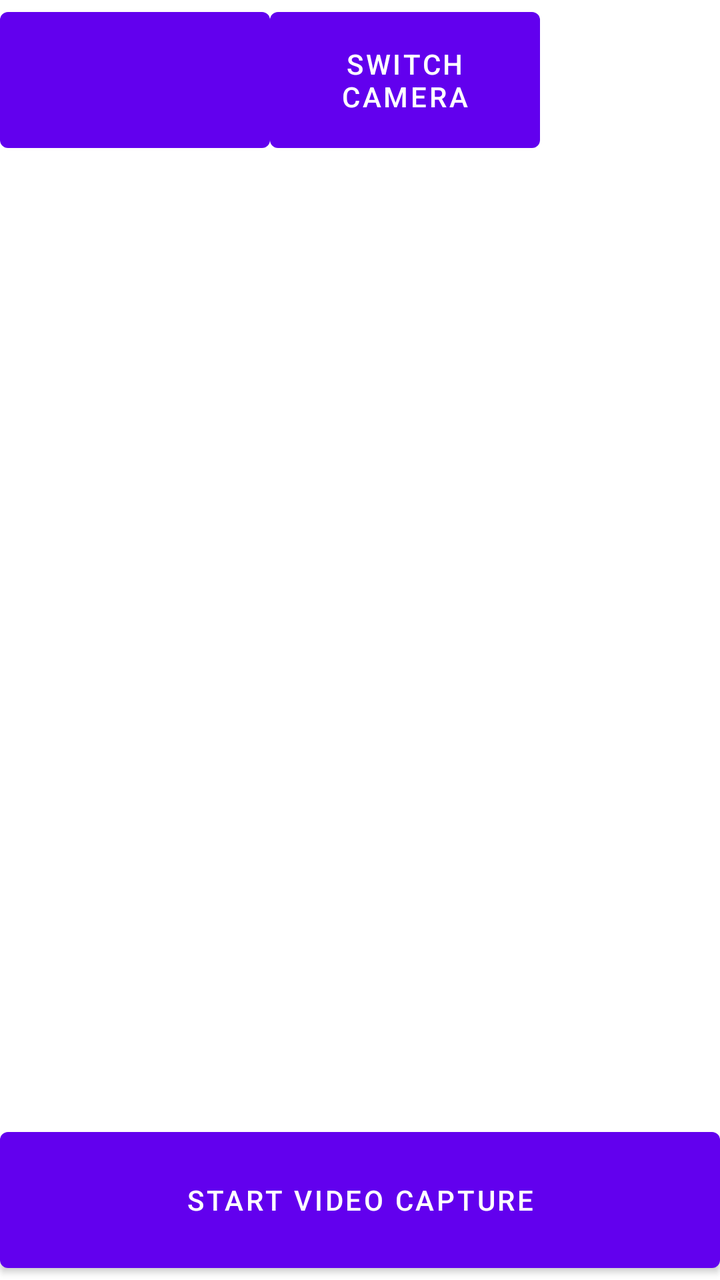
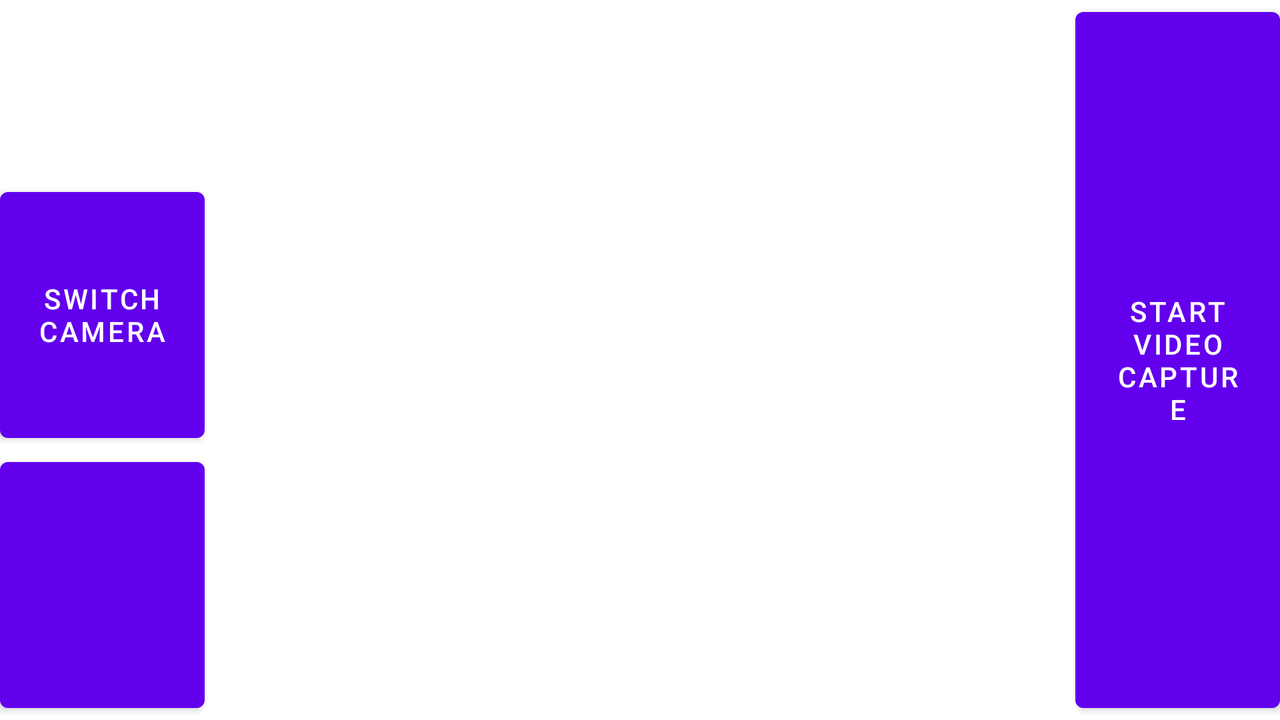

An Android layout and its configuration variant, each rendered on a device that would load it. The default file and the variant file are quoted in full after the pictures.
<!-- AndroidManifest.xml: application theme Theme.InstantDelayedReplay -->
<!-- res/layout/activity_main.xml -->
<?xml version="1.0" encoding="utf-8"?>
<androidx.constraintlayout.widget.ConstraintLayout
    xmlns:android="http://schemas.android.com/apk/res/android"
    xmlns:app="http://schemas.android.com/apk/res-auto"
    xmlns:tools="http://schemas.android.com/tools"
    android:layout_width="match_parent"
    android:layout_height="match_parent"
    tools:context=".MainActivity"
    android:gravity="center"
    android:orientation="horizontal">

    <androidx.camera.view.PreviewView
        android:id="@+id/viewFinder"
        android:layout_width="match_parent"
        android:layout_height="0dp"
        app:layout_constraintBottom_toTopOf="@+id/imageView"
        app:layout_constraintHeight_default="percent"
        app:layout_constraintHeight_percent="0" />

    <ImageView
        android:id="@+id/imageView"
        android:layout_width="match_parent"
        android:layout_height="0dp"
        android:contentDescription="preview"
        app:layout_constraintBottom_toBottomOf="@+id/viewFinder"
        app:layout_constraintHeight_default="percent"
        app:layout_constraintHeight_percent="1"/>

    <Button
        android:id="@+id/video_capture_button"
        android:layout_width="0dp"
        android:layout_height="0dp"
        android:text="@string/start_capture"
        app:layout_constraintBottom_toBottomOf="@+id/imageView"
        app:layout_constraintRight_toRightOf="parent"
        app:layout_constraintWidth_default="percent"
        app:layout_constraintWidth_percent="1"
        app:layout_constraintHeight_default="percent"
        app:layout_constraintHeight_percent="0.125" />

    <TextView
        android:id="@+id/buffer_amount"
        android:layout_width="0dp"
        android:layout_height="0dp"
        app:layout_constraintTop_toTopOf="@+id/imageView"
        app:layout_constraintRight_toRightOf="parent"
        app:layout_constraintWidth_default="percent"
        app:layout_constraintWidth_percent="0.25"
        app:layout_constraintHeight_default="percent"
        app:layout_constraintHeight_percent="0.125"
        android:gravity="center_horizontal|center_vertical" />

    <Button
        android:id="@+id/buffer_size"
        android:layout_width="0dp"
        android:layout_height="0dp"
        app:layout_constraintTop_toTopOf="@+id/imageView"
        app:layout_constraintLeft_toLeftOf="parent"
        app:layout_constraintWidth_default="percent"
        app:layout_constraintWidth_percent="0.375"
        app:layout_constraintHeight_default="percent"
        app:layout_constraintHeight_percent="0.125"
        android:layout_weight="1"
        android:textAlignment="center"
        android:gravity="center_horizontal|center_vertical"/>

    <Button
        android:id="@+id/change_camera"
        android:layout_width="0dp"
        android:layout_height="0dp"
        app:layout_constraintTop_toTopOf="@+id/imageView"
        app:layout_constraintLeft_toRightOf="@id/buffer_size"
        app:layout_constraintWidth_default="percent"
        app:layout_constraintWidth_percent="0.375"
        app:layout_constraintHeight_default="percent"
        app:layout_constraintHeight_percent="0.125"
        android:layout_weight="1"
        android:textAlignment="center"
        android:gravity="center_horizontal|center_vertical"
        android:text="switch camera"/>

</androidx.constraintlayout.widget.ConstraintLayout>
<!-- resources referenced by this layout -->
<resources>
  <string name="start_capture">Start Video Capture</string>
  <style name="Theme.InstantDelayedReplay" parent="Theme.MaterialComponents.DayNight.DarkActionBar">
          
          <item name="colorPrimary">@color/purple_500</item>
          <item name="colorPrimaryVariant">@color/purple_700</item>
          <item name="colorOnPrimary">@color/white</item>
          
          <item name="colorSecondary">@color/teal_200</item>
          <item name="colorSecondaryVariant">@color/teal_700</item>
          <item name="colorOnSecondary">@color/black</item>
          
          <item name="android:statusBarColor" tools:targetApi="l">?attr/colorPrimaryVariant</item>
          
      </style>
  <color name="white">#FFFFFFFF</color>
  <color name="black">#FF000000</color>
</resources>
<!-- res/layout-land/activity_main.xml (the repository's variant of the layout above) -->
<!-- drawn on the phone turned sideways -->
<?xml version="1.0" encoding="utf-8"?>
<androidx.constraintlayout.widget.ConstraintLayout
    xmlns:android="http://schemas.android.com/apk/res/android"
    xmlns:app="http://schemas.android.com/apk/res-auto"
    xmlns:tools="http://schemas.android.com/tools"
    android:layout_width="match_parent"
    android:layout_height="match_parent"
    tools:context=".MainActivity"
    android:gravity="center"
    android:orientation="horizontal">

    <androidx.camera.view.PreviewView
        android:id="@+id/viewFinder"
        android:layout_width="0dp"
        android:layout_height="match_parent"
        app:layout_constraintRight_toLeftOf="@+id/imageView"
        app:layout_constraintWidth_default="percent"
        app:layout_constraintWidth_percent="0" />

    <ImageView
        android:id="@+id/imageView"
        android:layout_width="0dp"
        android:layout_height="match_parent"
        android:contentDescription="preview"
        app:layout_constraintRight_toRightOf="@+id/viewFinder"
        app:layout_constraintWidth_default="percent"
        app:layout_constraintWidth_percent="1"/>

    <Button
        android:id="@+id/video_capture_button"
        android:layout_width="0dp"
        android:layout_height="0dp"
        android:text="@string/start_capture"
        app:layout_constraintRight_toRightOf="@+id/imageView"
        app:layout_constraintBottom_toBottomOf="parent"
        app:layout_constraintHeight_default="percent"
        app:layout_constraintHeight_percent="1"
        app:layout_constraintWidth_default="percent"
        app:layout_constraintWidth_percent="0.16" />

    <TextView
        android:id="@+id/buffer_amount"
        android:layout_width="0dp"
        android:layout_height="0dp"
        android:gravity="center_horizontal|center_vertical"
        app:layout_constraintHeight_default="percent"
        app:layout_constraintHeight_percent="0.25"
        app:layout_constraintLeft_toLeftOf="@+id/imageView"
        app:layout_constraintTop_toTopOf="parent"
        app:layout_constraintWidth_default="percent"
        app:layout_constraintWidth_percent="0.16" />

    <Button
        android:id="@+id/buffer_size"
        android:layout_width="0dp"
        android:layout_height="0dp"
        app:layout_constraintLeft_toLeftOf="@+id/imageView"
        app:layout_constraintBottom_toBottomOf="parent"
        app:layout_constraintHeight_default="percent"
        app:layout_constraintHeight_percent="0.375"
        app:layout_constraintWidth_default="percent"
        app:layout_constraintWidth_percent="0.16"
        android:layout_weight="1"
        android:textAlignment="center"
        android:gravity="center_horizontal|center_vertical"/>

    <Button
        android:id="@+id/change_camera"
        android:layout_width="0dp"
        android:layout_height="0dp"
        app:layout_constraintLeft_toLeftOf="@+id/imageView"
        app:layout_constraintBottom_toTopOf="@id/buffer_size"
        app:layout_constraintHeight_default="percent"
        app:layout_constraintHeight_percent="0.375"
        app:layout_constraintWidth_default="percent"
        app:layout_constraintWidth_percent="0.16"
        android:layout_weight="1"
        android:textAlignment="center"
        android:gravity="center_horizontal|center_vertical"
        android:text="switch camera"/>

</androidx.constraintlayout.widget.ConstraintLayout>
